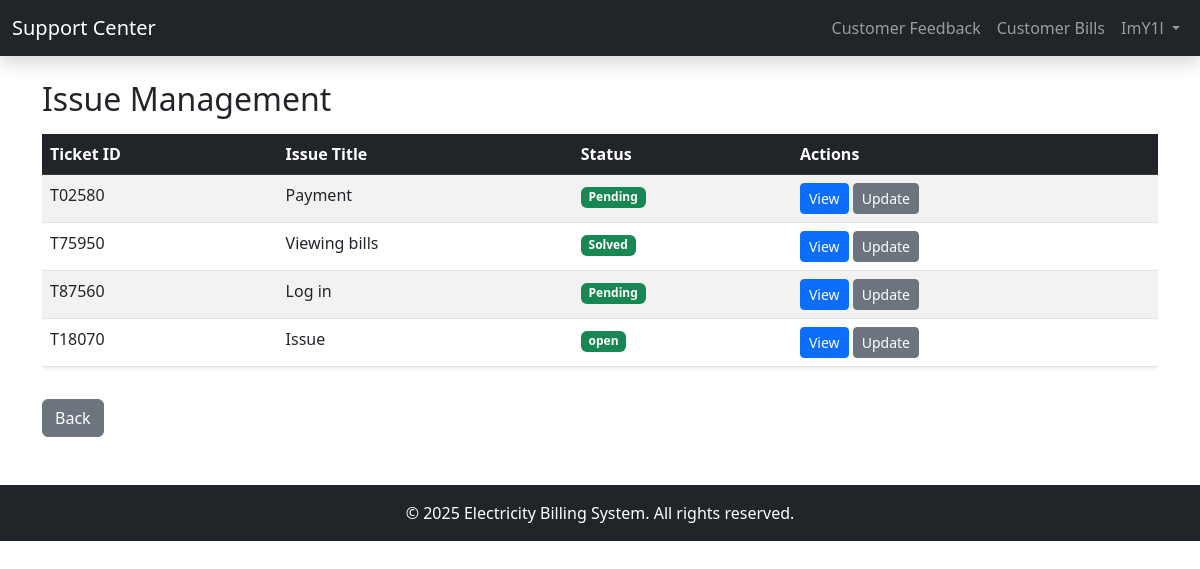
The app's page /support-admin/issues/ (signed in) with its own data.
### app/models.py (models this page shows, shortened)
class User(AbstractUser):
    ROLE_CHOICES = [
        ('CUSTOMER', 'Customer'),
        ('SUPPORT_ADMIN', 'Support Admin'),
        ('STAFF', 'Staff'),
        ('UTILITY_PROVIDER', 'Utility Provider'),
    ]
    role = models.CharField(max_length=20, choices=ROLE_CHOICES, default='CUSTOMER')
    phone_number = models.CharField(max_length=13, blank=True, null=True)
    address = models.CharField(max_length=120, blank=True, null=True)

class Issue(models.Model):
    STATUS_CHOICES = [
        ('open', 'Open'),
        ('in_progress', 'In Progress'),
        ('solved', 'Solved'),
    ]
    issue_id = models.CharField(primary_key=True, max_length=6)
    customer = models.ForeignKey(Customer, on_delete=models.CASCADE)
    title = models.CharField(max_length=15)
    description = models.CharField(max_length=300)
    status = models.CharField(max_length=15, choices=STATUS_CHOICES)
    ticket_id = models.CharField(max_length=6, unique=True)

### app/views.py (the view)
# urls.py: path('support-admin/issues/', views.customer_issues, name='customer_issues'),
@login_required
def customer_issues(request):
    issues = Issue.objects.all()
    if not issues.exists():
        messages.info(request, "No customer issues have been reported yet.")
    return render(request, 'app/admin_viewIssue.html', {'issues': issues})

### app/templates/app/admin_viewIssue.html (shortened to what this page needs)
{% extends "base.html" %}
{% block content %}
<nav class="navbar navbar-expand-lg navbar-dark bg-dark shadow">
    <div class="container-fluid">
        <a class="navbar-brand" href="{% url 'admin_dashboard' %}">
             Support Center
        </a>
        <div class="collapse navbar-collapse" id="navbarNav">
            <ul class="navbar-nav ms-auto">
                <li class="nav-item">
                    <a class="nav-link" href="{% url 'view_feedback_admin' %}">
                         Customer Feedback
                    </a>
                </li>
                <li class="nav-item">
                    <a class="nav-link" href="{% url 'view_bills_admin' %}">
                         Customer Bills
                    </a>
                </li>
                <li class="nav-item dropdown">
                    <a class="nav-link dropdown-toggle" href="#" id="adminDropdown" role="button" data-bs-toggle="dropdown"
                        aria-expanded="false">
                         {{ user.username }}
                    </a>
                </li>
            </ul>
        </div>
    </div>
</nav>
<div class="container mt-4">
    <h2 class="mb-3"> Issue Management</h2>
</div>
<div class="container mt-3">
    <div class="table-responsive">
        <table class="table table-striped shadow-sm">
            <thead class="table-dark">
                <tr>
                    <th>Ticket ID</th>
                    <th>Issue Title</th>
                    <th>Status</th>
                    <th>Actions</th>
                </tr>
            </thead>
            <tbody>
                {% for issue in issues %}
                <tr>
                    <td>{{ issue.ticket_id }}</td>
                    <td>{{ issue.title }}</td>
                    <td>
                        <span class="badge
                            {% if issue.status == 'Open' %}bg-danger
                            {% elif issue.status == 'In Progress' %}bg-warning
                            {% else %}bg-success{% endif %}">
                            {{ issue.status }}
                        </span>
                    </td>
                    <td>
                        <a href="{% url 'issue_details' issue.issue_id %}" class="btn btn-primary btn-sm">
                             View
                        </a>
                        <a href="{% url 'update_issue_status' issue.issue_id %}" class="btn btn-secondary btn-sm">
                             Update
                        </a>
                    </td>
                </tr>
                {% empty %}
                <tr>
                    <td colspan="4" class="text-center text-muted">No issues available</td>
                </tr>
                {% endfor %}
            </tbody>
        </table>
    </div>
</div>
<div class="container mt-3">
    <a href="{% url 'admin_dashboard' %}" class="btn btn-secondary">
         Back
    </a>
</div>
<footer class="bg-dark text-white text-center py-3 mt-5">
    <div class="container">
        <p class="mb-0">&copy; 2025 Electricity Billing System. All rights reserved.</p>
    </div>
</footer>
{% endblock %}

### records on screen
User: username "ImY1l"
Issue: ticket_id "T02580", title "Payment", status "Pending"
Issue: ticket_id "T75950", title "Viewing bills", status "Solved"
Issue: ticket_id "T87560", title "Log in", status "Pending"
Issue: ticket_id "T18070", title "Issue", status "open"
